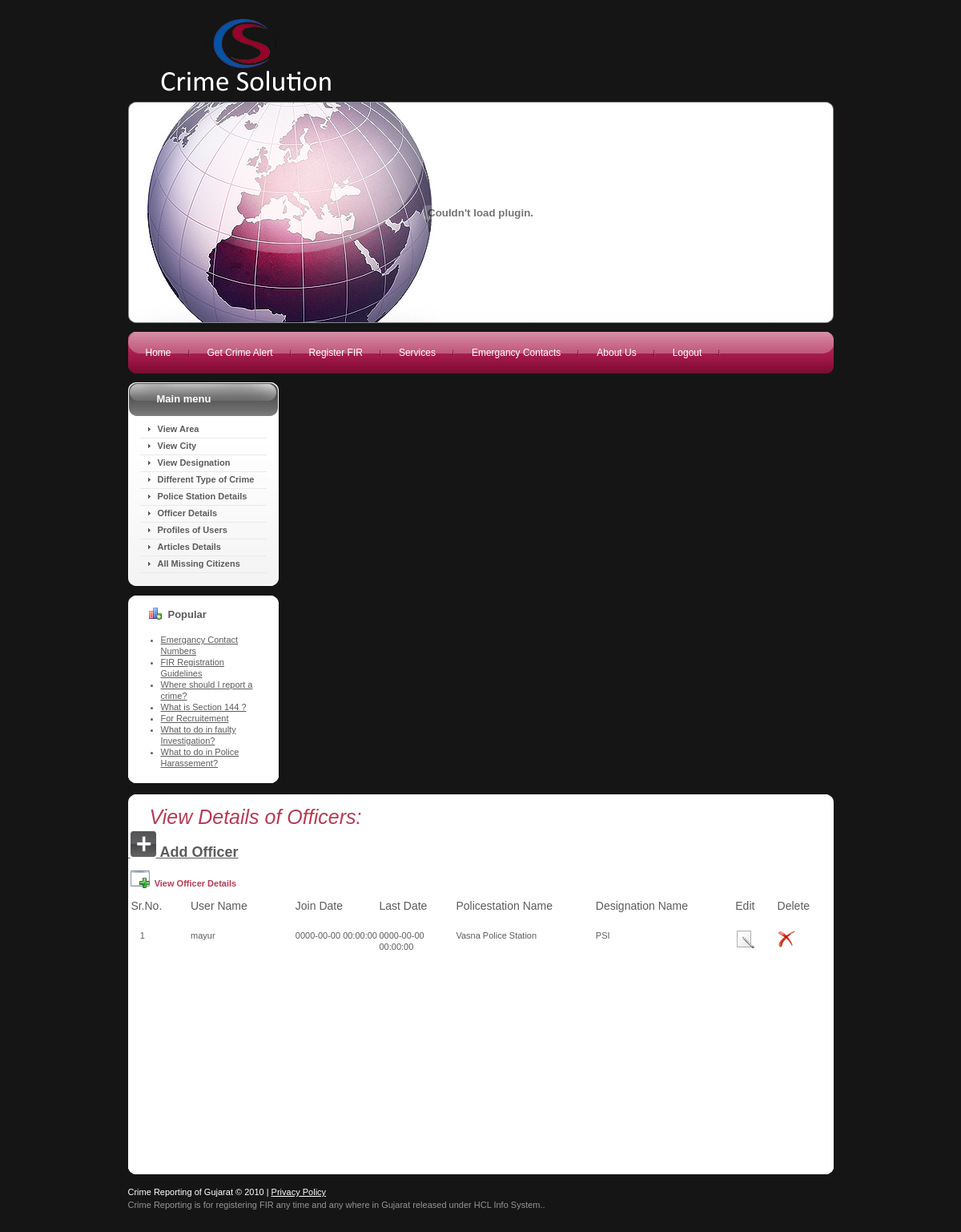
The app's page /viewofficer.php (signed in) with its own data.
### tables this page shows
CREATE TABLE `mstr_officer` (
  `username` varchar(45) NOT NULL,
  `Jdate` datetime NOT NULL,
  `Ldate` datetime NOT NULL,
  `desi_id` int(10) unsigned NOT NULL,
  `poilcestation_id` int(10) unsigned NOT NULL,
  KEY `FK_mstr_officer_2` (`desi_id`),
  KEY `FK_mstr_officer_1` (`poilcestation_id`) USING BTREE,
  CONSTRAINT `FK_mstr_officer_1` FOREIGN KEY (`poilcestation_id`) REFERENCES `mstr_policestation` (`poilcestation_id`),
  CONSTRAINT `FK_mstr_officer_2` FOREIGN KEY (`desi_id`) REFERENCES `mstr_designation` (`desi_id`)
);

CREATE TABLE `mstr_policestation` (
  `poilcestation_id` int(10) unsigned NOT NULL AUTO_INCREMENT,
  `area_id` int(10) unsigned NOT NULL,
  `address` varchar(255) NOT NULL,
  `contact_no` int(10) unsigned NOT NULL,
  `Email_id` varchar(255) NOT NULL,
  `contact_person` varchar(45) NOT NULL,
  `starting_date` datetime NOT NULL,
  `policestation_name` varchar(45) NOT NULL,
  `city_id` int(10) unsigned NOT NULL,
  PRIMARY KEY (`poilcestation_id`),
  KEY `FK_mstr_policestation_1` (`area_id`),
  KEY `FK_mstr_policestation_2` (`city_id`),
  CONSTRAINT `FK_mstr_policestation_1` FOREIGN KEY (`area_id`) REFERENCES `mstr_area` (`area_id`),
  CONSTRAINT `FK_mstr_policestation_2` FOREIGN KEY (`city_id`) REFERENCES `mstr_city` (`city_id`)
);

CREATE TABLE `mstr_designation` (
  `desi_id` int(10) unsigned NOT NULL AUTO_INCREMENT,
  `desi_name` varchar(45) NOT NULL,
  PRIMARY KEY (`desi_id`)
);

### viewofficer.php (the view, shortened to what this page needs)
<?php
include("header.php");
include("sidebar.php");
$selectAllUserQuery = "select * from mstr_officer mo,mstr_designation md,mstr_policestation mp where                        mo.poilcestation_id=mp.poilcestation_id and mo.desi_id=md.desi_id";
$resultSet = mysql_query($selectAllUserQuery) or die(mysql_error());
?>
<div id="content">
  <div class="clear">
	<div id="container" class="wrapper-container">
       <div class="corner-top-left">
       <div class="corner-top-right">
       <div class="corner-bottom-left">
       <div class="corner-bottom-right">
      <h1><span class="componentheading"><em>View Details of Officers: </em></span></h1>
      <p><a href="officerdetail.php">&nbsp;<img src="images/addButton.png" /><span class="style5">&nbsp;Add Officer</span></a>
        </strong></p>
      <table width="99%">
        <tr>
          <th height="38" colspan="8" align="left" class="first"><span class="rowBorder">&nbsp;<img src="images/view.png" align="absbottom"/><span class="highlight">&nbsp; View Officer Details</span></span></th>
        </tr>
        <tr>
          	<td width="9%" height="37"><span class="style4 tableHeading style2">&nbsp;Sr.No.</span></td>
			<td width="15%"><span class="style4 tableHeading style2">User Name </span></td>
			<td width="12%"><span class="style4 tableHeading style2">Join Date </span>	</td>
			<td width="11%"><span class="style4 tableHeading style2">Last Date </span></td>
			<td width="20%"><span class="style4 tableHeading style2">Policestation Name</span></td>
			<td width="20%"><span class="style4 tableHeading style2">Designation Name </span></td>
			<td width="6%"><span class="style4 tableHeading style2">Edit </span></td>
			<td width="7%"><span class="style4 tableHeading style2">Delete </span></td>
        </tr>
        <?php
	$i=1;
	while($record = mysql_fetch_array($resultSet))
	{
	?>
	<tr>
		<td>&nbsp;&nbsp;&nbsp;&nbsp;
		<?php echo $i++;?></td>
		<td><?php echo $record["username"];?></td>
		<td><?php echo $record["Jdate"];?></td>
		<td><?php echo $record["Ldate"];?></td>
		<td><?php echo $record["policestation_name"];?></td>
		<td><?php echo $record["desi_name"];?></td>
		<td><a href="editofficer1.php?username=<?php echo $record["username"];?>"><img title="Edit crime type" src="images/edit.png"  /></a></td>
	    <td><a href="deleteofficer.php?username=<?php echo $record["username"];?>"> <img title="Delete crime type Details" src="images/delete.png" /></a></td>
  </tr>
<?php
}
?>
</table>
<p>&nbsp;</p>
      <p>&nbsp;</p>
      <p>&nbsp;</p>
      <p>&nbsp;</p>
      <p>&nbsp;</p>
      <p>&nbsp;</p>
      <p>&nbsp;</p>
      <p>&nbsp;</p>
      <p>&nbsp;</p>
      <p>&nbsp;</p>
       </div>
       </div>
	</div>
	</div>
	</div>
<?php include("footer.php");?>

### files/template.css (style rules this page uses)
body, td, th, div, p, label { color:#5c5c5c; font:normal 11px/14px Verdana, Arial, Helvetica, sans-serif; }
a { color:#5c5c5c; text-decoration:underline; }
.componentheading { color:#B53B55; font-size:25px; font-weight:normal; line-height:140%; margin:0 0px 10px 0; padding:16px 0 2px 27px; font-family:Verdana, Arial, Helvetica, sans-serif; }
.highlight { color:#B53B55; font-weight:bold }
#body { background:#151515; }
.clear { width:100%; overflow:hidden; }
#container { overflow:hidden; height:100%; text-align:left; padding:2px 0 0 0; }
.wrapper-container .corner-top-left, .wrapper-box .corner-top-left { background:url(../images/corner1_top_left.gif) no-repeat left top #FFF; }
.wrapper-container .corner-top-right, .wrapper-box .corner-top-right { background:url(../images/corner1_top_right.gif) no-repeat right top; }
.wrapper-container .corner-bottom-left, .wrapper-box .corner-bottom-left { background:url(../images/corner1_bottom_left.gif) no-repeat left bottom; }
.wrapper-container .corner-bottom-right, .wrapper-box .corner-bottom-right { background:url(../images/corner1_bottom_right.gif) no-repeat right bottom; }
#container .corner-bottom-right { padding:11px 0 7px 0; }

### files/constant.css (style rules this page uses)
* { padding:0px 0px 0px 0px; margin:0px 0px 0px 0px; }
html { height:100% }
body { text-align:center; }
table { border-collapse:collapse; border:0px; padding:0; }
td { vertical-align:top }
th { text-align:left; vertical-align:top }
img { border:none }
h1 { font-size:130% }
p { padding:0px 0px 13px 0px; }

### css/template.css (style rules this page uses)
body, td, th, div, p, label { color:#5c5c5c; font:normal 11px/14px Verdana, Arial, Helvetica, sans-serif; }
a { color:#5c5c5c; text-decoration:underline; }
.componentheading { color:#B53B55; font-size:25px; font-weight:normal; line-height:140%; margin:0 0px 10px 0; padding:16px 0 2px 27px; font-family:Verdana, Arial, Helvetica, sans-serif; }
.highlight { color:#B53B55; font-weight:bold }
#body { background:#151515; }
.clear { width:100%; overflow:hidden; }
#container { overflow:hidden; height:100%; text-align:left; padding:2px 0 0 0; }
.wrapper-container .corner-top-left, .wrapper-box .corner-top-left { background:url(../images/corner1_top_left.gif) no-repeat left top #FFF; }
.wrapper-container .corner-top-right, .wrapper-box .corner-top-right { background:url(../images/corner1_top_right.gif) no-repeat right top; }
.wrapper-container .corner-bottom-left, .wrapper-box .corner-bottom-left { background:url(../images/corner1_bottom_left.gif) no-repeat left bottom; }
.wrapper-container .corner-bottom-right, .wrapper-box .corner-bottom-right { background:url(../images/corner1_bottom_right.gif) no-repeat right bottom; }
#container .corner-bottom-right { padding:11px 0 7px 0; }

### viewofficer.php (style rules this page uses)
.style2 { font-family: Verdana, Arial, Helvetica, sans-serif }
.style4 { font-size: 14px }
.style5 { font-size: 18px; font-weight: bold; }

### records on screen
mstr_officer: username "mayur", Jdate "0000-00-00 00:00:00", Ldate "0000-00-00 00:00:00", poilcestation.policestation_name "Vasna Police Station", desi.desi_name "PSI"
